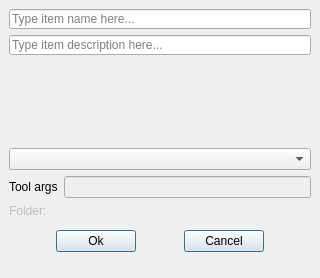
<?xml version="1.0" encoding="utf-8"?>
<!--
#############################################################################
# Copyright (C) 2017 - 2018 VTT Technical Research Centre of Finland
#
# This file is part of Spine Toolbox.
#
# Spine Toolbox is free software: you can redistribute it and/or modify
# it under the terms of the GNU Lesser General Public License as published by
# the Free Software Foundation, either version 3 of the License, or
# (at your option) any later version.
#
# This program is distributed in the hope that it will be useful,
# but WITHOUT ANY WARRANTY; without even the implied warranty of
# MERCHANTABILITY or FITNESS FOR A PARTICULAR PURPOSE.  See the
# GNU Lesser General Public License for more details.
#
# You should have received a copy of the GNU Lesser General Public License
# along with this program.  If not, see <http://www.gnu.org/licenses/>.
#############################################################################
-->
<ui version="4.0">
 <class>Form</class>
 <widget class="QWidget" name="Form">
  <property name="windowModality">
   <enum>Qt::ApplicationModal</enum>
  </property>
  <property name="geometry">
   <rect>
    <x>0</x>
    <y>0</y>
    <width>320</width>
    <height>278</height>
   </rect>
  </property>
  <property name="sizePolicy">
   <sizepolicy hsizetype="Fixed" vsizetype="Fixed">
    <horstretch>0</horstretch>
    <verstretch>0</verstretch>
   </sizepolicy>
  </property>
  <property name="windowTitle">
   <string>Add Tool</string>
  </property>
  <layout class="QVBoxLayout" name="verticalLayout_2">
   <property name="spacing">
    <number>0</number>
   </property>
   <property name="leftMargin">
    <number>0</number>
   </property>
   <property name="topMargin">
    <number>0</number>
   </property>
   <property name="rightMargin">
    <number>0</number>
   </property>
   <property name="bottomMargin">
    <number>0</number>
   </property>
   <item>
    <layout class="QVBoxLayout" name="verticalLayout">
     <property name="spacing">
      <number>6</number>
     </property>
     <property name="leftMargin">
      <number>9</number>
     </property>
     <property name="topMargin">
      <number>9</number>
     </property>
     <property name="rightMargin">
      <number>9</number>
     </property>
     <property name="bottomMargin">
      <number>0</number>
     </property>
     <item>
      <widget class="QLineEdit" name="lineEdit_name">
       <property name="sizePolicy">
        <sizepolicy hsizetype="Expanding" vsizetype="Fixed">
         <horstretch>0</horstretch>
         <verstretch>0</verstretch>
        </sizepolicy>
       </property>
       <property name="minimumSize">
        <size>
         <width>220</width>
         <height>20</height>
        </size>
       </property>
       <property name="maximumSize">
        <size>
         <width>5000</width>
         <height>20</height>
        </size>
       </property>
       <property name="toolTip">
        <string>&lt;html&gt;&lt;head/&gt;&lt;body&gt;&lt;p&gt;Item name (required)&lt;/p&gt;&lt;/body&gt;&lt;/html&gt;</string>
       </property>
       <property name="placeholderText">
        <string>Type item name here...</string>
       </property>
       <property name="clearButtonEnabled">
        <bool>true</bool>
       </property>
      </widget>
     </item>
     <item>
      <widget class="QLineEdit" name="lineEdit_description">
       <property name="sizePolicy">
        <sizepolicy hsizetype="Expanding" vsizetype="Fixed">
         <horstretch>0</horstretch>
         <verstretch>0</verstretch>
        </sizepolicy>
       </property>
       <property name="minimumSize">
        <size>
         <width>220</width>
         <height>20</height>
        </size>
       </property>
       <property name="maximumSize">
        <size>
         <width>5000</width>
         <height>20</height>
        </size>
       </property>
       <property name="toolTip">
        <string>&lt;html&gt;&lt;head/&gt;&lt;body&gt;&lt;p&gt;Item description (optional)&lt;/p&gt;&lt;/body&gt;&lt;/html&gt;</string>
       </property>
       <property name="placeholderText">
        <string>Type item description here...</string>
       </property>
       <property name="clearButtonEnabled">
        <bool>true</bool>
       </property>
      </widget>
     </item>
     <item>
      <spacer name="verticalSpacer">
       <property name="orientation">
        <enum>Qt::Vertical</enum>
       </property>
       <property name="sizeHint" stdset="0">
        <size>
         <width>20</width>
         <height>72</height>
        </size>
       </property>
      </spacer>
     </item>
     <item>
      <widget class="QComboBox" name="comboBox_tool"/>
     </item>
     <item>
      <layout class="QHBoxLayout" name="horizontalLayout">
       <item>
        <widget class="QLabel" name="label">
         <property name="text">
          <string>Tool args</string>
         </property>
        </widget>
       </item>
       <item>
        <widget class="QLineEdit" name="lineEdit_tool_args">
         <property name="enabled">
          <bool>false</bool>
         </property>
         <property name="cursor">
          <cursorShape>ArrowCursor</cursorShape>
         </property>
         <property name="focusPolicy">
          <enum>Qt::NoFocus</enum>
         </property>
         <property name="toolTip">
          <string>&lt;html&gt;&lt;head/&gt;&lt;body&gt;&lt;p&gt;Tool command line arguments&lt;/p&gt;&lt;/body&gt;&lt;/html&gt;</string>
         </property>
         <property name="readOnly">
          <bool>true</bool>
         </property>
        </widget>
       </item>
      </layout>
     </item>
     <item>
      <widget class="QLabel" name="label_folder">
       <property name="enabled">
        <bool>false</bool>
       </property>
       <property name="contextMenuPolicy">
        <enum>Qt::NoContextMenu</enum>
       </property>
       <property name="toolTip">
        <string>&lt;html&gt;&lt;head/&gt;&lt;body&gt;&lt;p&gt;Folder name that is created to project folder&lt;/p&gt;&lt;/body&gt;&lt;/html&gt;</string>
       </property>
       <property name="text">
        <string>Folder:</string>
       </property>
       <property name="indent">
        <number>-1</number>
       </property>
      </widget>
     </item>
     <item>
      <layout class="QHBoxLayout" name="horizontalLayout_2">
       <property name="spacing">
        <number>0</number>
       </property>
       <property name="leftMargin">
        <number>0</number>
       </property>
       <property name="topMargin">
        <number>6</number>
       </property>
       <property name="rightMargin">
        <number>0</number>
       </property>
       <property name="bottomMargin">
        <number>6</number>
       </property>
       <item>
        <spacer name="horizontalSpacer">
         <property name="orientation">
          <enum>Qt::Horizontal</enum>
         </property>
         <property name="sizeHint" stdset="0">
          <size>
           <width>40</width>
           <height>20</height>
          </size>
         </property>
        </spacer>
       </item>
       <item>
        <widget class="QPushButton" name="pushButton_ok">
         <property name="text">
          <string>Ok</string>
         </property>
         <property name="default">
          <bool>true</bool>
         </property>
        </widget>
       </item>
       <item>
        <spacer name="horizontalSpacer_3">
         <property name="orientation">
          <enum>Qt::Horizontal</enum>
         </property>
         <property name="sizeHint" stdset="0">
          <size>
           <width>40</width>
           <height>20</height>
          </size>
         </property>
        </spacer>
       </item>
       <item>
        <widget class="QPushButton" name="pushButton_cancel">
         <property name="text">
          <string>Cancel</string>
         </property>
         <property name="default">
          <bool>true</bool>
         </property>
        </widget>
       </item>
       <item>
        <spacer name="horizontalSpacer_2">
         <property name="orientation">
          <enum>Qt::Horizontal</enum>
         </property>
         <property name="sizeHint" stdset="0">
          <size>
           <width>40</width>
           <height>20</height>
          </size>
         </property>
        </spacer>
       </item>
      </layout>
     </item>
    </layout>
   </item>
   <item>
    <layout class="QHBoxLayout" name="horizontalLayout_statusbar_placeholder">
     <property name="bottomMargin">
      <number>0</number>
     </property>
     <item>
      <widget class="QWidget" name="widget_invisible_dummy" native="true">
       <property name="sizePolicy">
        <sizepolicy hsizetype="Fixed" vsizetype="Fixed">
         <horstretch>0</horstretch>
         <verstretch>0</verstretch>
        </sizepolicy>
       </property>
       <property name="minimumSize">
        <size>
         <width>0</width>
         <height>20</height>
        </size>
       </property>
       <property name="maximumSize">
        <size>
         <width>0</width>
         <height>20</height>
        </size>
       </property>
      </widget>
     </item>
    </layout>
   </item>
  </layout>
 </widget>
 <tabstops>
  <tabstop>lineEdit_name</tabstop>
  <tabstop>lineEdit_description</tabstop>
  <tabstop>comboBox_tool</tabstop>
  <tabstop>lineEdit_tool_args</tabstop>
  <tabstop>pushButton_ok</tabstop>
  <tabstop>pushButton_cancel</tabstop>
 </tabstops>
 <resources/>
 <connections/>
</ui>
